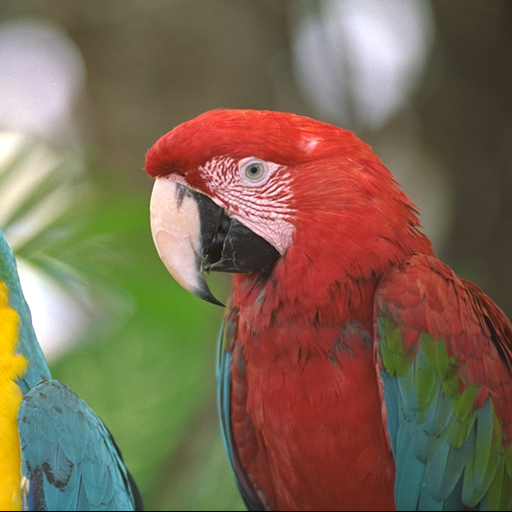
#> input picture Annexe_python/IMAGE SETUP/14_Perroquet.ppm, 512 x 512 px
$ python main.py   (older library calls are emulated)
#> lines starting #> are read from the running program, lines starting #| are printed output that depends on the picture; long printed decimals are rounded
import cv2.cv2
import matplotlib.pyplot as plt
import numpy as np
from scipy.fftpack import dct
from PIL import Image
from math import copysign,log10
from skimage import data
from skimage.registration import phase_cross_correlation
from skimage.transform import warp_polar, rotate, rescale
from skimage.util import img_as_float

img =Image.open("14_Perroquet.ppm")
#> img is the input picture: PIL image 512x512 RGB; mean R, G, B 125.1, 104.1, 82.5
w,h =img.size
#> w = 512; h = 512
print("Format des pixels: {}".format(img.mode))
#| Format des pixels: RGB
print("Largeur : {} px,hauteur:{} px".format(w,h))
#| Largeur : 512 px,hauteur:512 px
px_value =img.getpixel((20,100))
#> px_value = (230, 218, 229)
print("Valeur du pixel en (20,100): {}".format(px_value))
#| Valeur du pixel en (20,100): (230, 218, 229)
img.show()

mat = np.array(img)

#print(mat)
"""
print("Taille de la matrice de pixels : {}".format(mat.shape))
"""

#Histo

n, bins, patches = plt.hist(mat.flatten(), bins=range(256))
#> n = 255 values, max 8675 at index 45, min 71 at index 15, mean 3084; bins = 256 values from 0 to 255; patches = 255 items
plt.show()
#> figure, not shown here; tallest bar 8675 high, from x = 45 to 46


#si RGB -> ndg

img=img.convert('L')
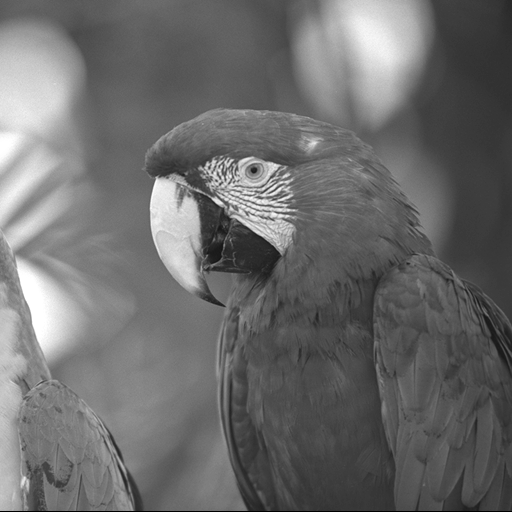
#> img: PIL image 512x512 L; min 0, max 255, mean 107.9
img.show()


#DCT from scipy

img2=dct(dct(img, norm='ortho').T,norm='ortho')
img2=Image.fromarray((img2))
#> img2: PIL image 512x512 F
img2.show()

#HuMoments from opencv

showLogTransformedHuMoments = True
im=cv2.imread("14_Perroquet.ppm",cv2.IMREAD_GRAYSCALE)
#> im: shape (512, 512); min 0, max 255, mean 107.9
moment=cv2.moments(im)
#> moment = moments, m00 28294599, centre m10/m00, m01/m00 = (221.7, 243.6)
huMoments=cv2.HuMoments(moment)
#> huMoments = [0.0015, 7.91e-09, 2.07e-12, 3.37e-11, -1.29e-22, -1.38e-15, -2.5e-22]

for i in range(0,7):
            if showLogTransformedHuMoments:
                # Log transform Hu Moments to make
                # squash the range
                print("{:.5f}".format(-1*copysign(1.0,\
                        huMoments[i])*log10(abs(huMoments[i]))),\
                        end=' ')
            else:
                # Hu Moments without log transform
                print("{:.5f}".format(huMoments[i]),end=' ')
#> this loop made 7 passes
#| 2.823
#| 8.102
#| 11.685
#| 10.472
#| -21.888
#| -14.860
#| -21.602

#log polar
#L'image doit être en RGB si multichannel =True
img =Image.open("14_Perroquet.ppm")
radius = 705
angle = 35
imglp = img_as_float(img)
rotated = rotate(imglp, angle)
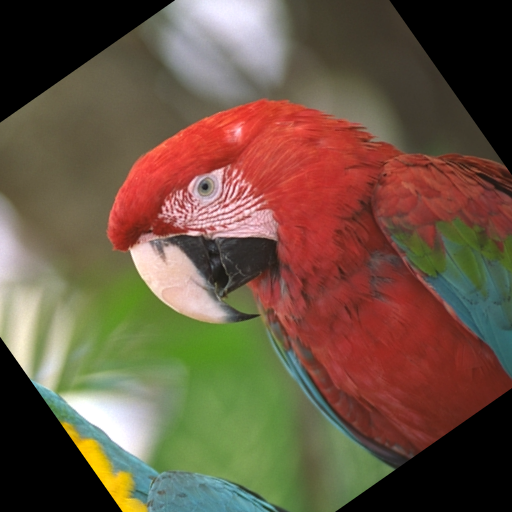
#> rotated: shape (512, 512, 3) float64; mean R, G, B 0.42, 0.335, 0.26
image_polar = warp_polar(imglp, radius=radius, multichannel=True)
rotated_polar = warp_polar(rotated, radius=radius, multichannel=True)
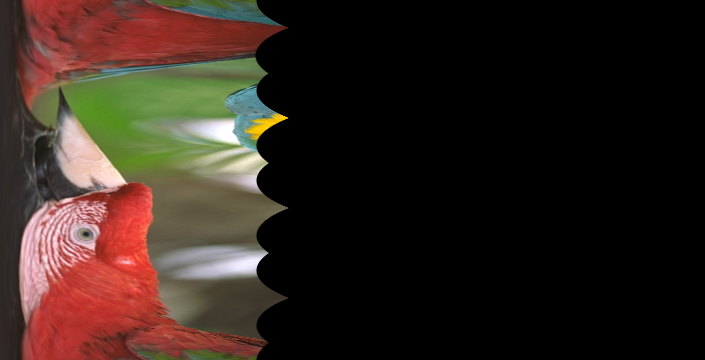
#> rotated_polar: shape (360, 705, 3) float64; mean R, G, B 0.19, 0.139, 0.111

fig, axes = plt.subplots(2, 2, figsize=(8, 8))
ax = axes.ravel()
ax[0].set_title("Original")
ax[0].imshow(imglp)
ax[1].set_title("Rotated")
ax[1].imshow(rotated)
ax[2].set_title("Polar-Transformed Original")
ax[2].imshow(image_polar)
ax[3].set_title("Polar-Transformed Rotated")
ax[3].imshow(rotated_polar)
plt.show()

#SVD


img = np.mean(img, 2)
#> img: shape (512, 512) float64

U,s,V = np.linalg.svd(img)
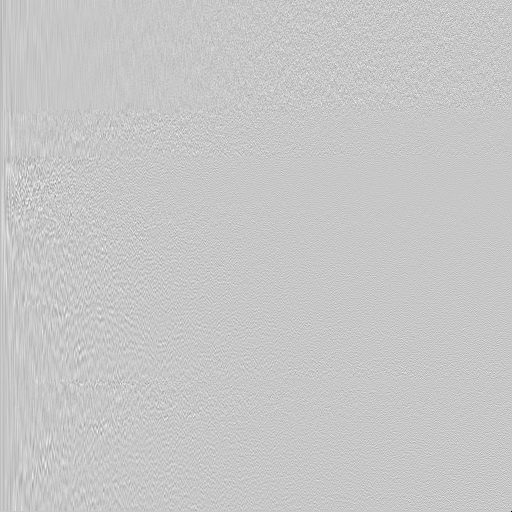
#> U: shape (512, 512) float64; min -1, max 0.282, mean -9.34e-05; drawn with min black and max white
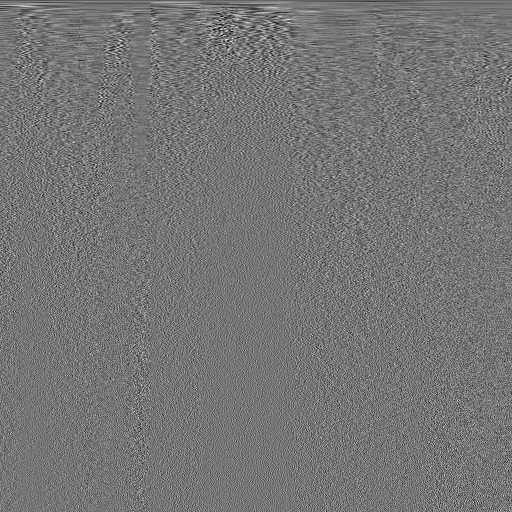
#> V: shape (512, 512) float64; min -0.251, max 0.292, mean -6.17e-05; drawn with min black and max white
#> s = 512 values, max 55437.3 at index 0, min 2.46e-11 at index 511, mean 309.7

n = 10
S = np.zeros(np.shape(img))
for i in range(0, n):
    S[i,i] = s[i]

recon_img = U @ S @ V

fig, ax = plt.subplots(1, 2)

ax[0].imshow(img)
ax[0].axis('off')
ax[0].set_title('Original')

ax[1].imshow(recon_img)
ax[1].axis('off')
ax[1].set_title(f'Reconstructed n = {n}')

plt.show()

#Harris corner Detection
#Doit être en ndg
filename = '14_Perroquet.ppm'
img = cv2.imread(filename)
#> img: shape (512, 512, 3)
gray = cv2.cvtColor(img,cv2.COLOR_RGB2GRAY)

gray = np.float32(gray)
dst = cv2.cornerHarris(gray,2,3,0.04)

#result is dilated for marking the corners, not important
dst = cv2.dilate(dst,None)
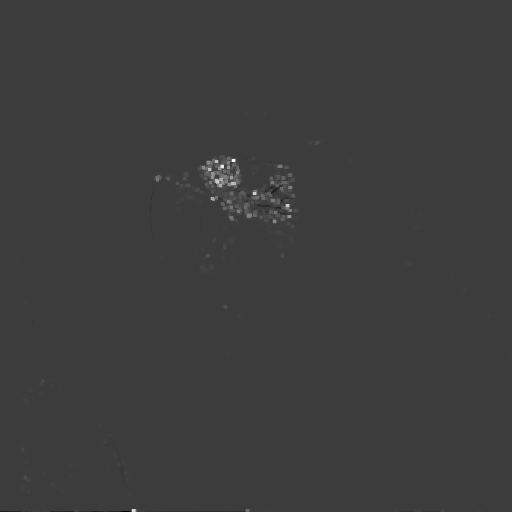
#> dst: shape (512, 512) float32; min -6186034.5, max 19883052, mean 42085.6; drawn with min black and max white

# Threshold for an optimal value, it may vary depending on the image.
img[dst>0.01*dst.max()]=[0,0,255]
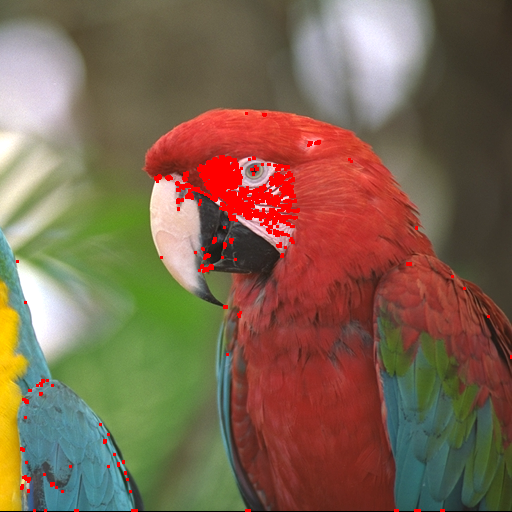
#> img: shape (512, 512, 3); mean B, G, R 79.8, 101.4, 126.6

cv2.imshow('dst',img)
if cv2.waitKey(0) & 0xff == 27:
#> (key Esc is pressed here)
    cv2.destroyAllWindows()

$ run again, with Annexe_python/IMAGE SETUP/Perroquet2.ppm copied over Annexe_python/IMAGE SETUP/14_Perroquet.ppm
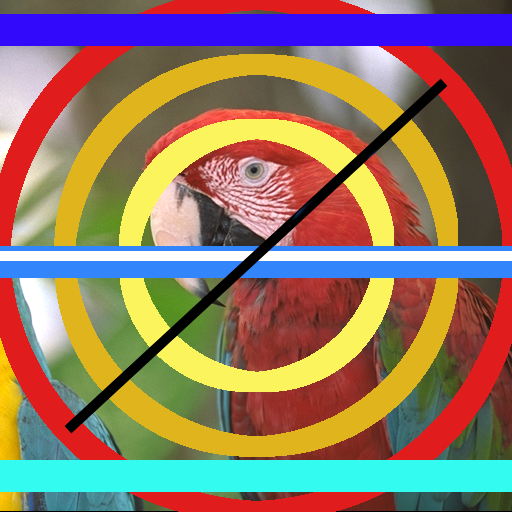
#> input picture Annexe_python/IMAGE SETUP/Perroquet2.ppm, 512 x 512 px
#> img is the input picture: PIL image 512x512 RGB; mean R, G, B 145.3, 120.1, 101.5
#| Format des pixels: RGB
#| Largeur : 512 px,hauteur:512 px
#> px_value = (230, 218, 229)
#| Valeur du pixel en (20,100): (230, 218, 229)
#> n = 255 values, max 84771 at index 28, min 83 at index 12, mean 3084; bins = 256 values from 0 to 255; patches = 255 items
#> moment = moments, m00 32922681, centre m10/m00, m01/m00 = (239, 266.2)
#> huMoments = [0.00123, 5.9e-10, 1.4e-12, 2.7e-12, 3.55e-24, 6.14e-17, 3.89e-24]
#> the loop `for i in range(0,7):` made 7 passes
#| 2.909
#| 9.229
#| 11.852
#| 11.568
#| 23.450
#> (further printed lines are left out)
#> `U,s,V = np.linalg.svd(img)`:
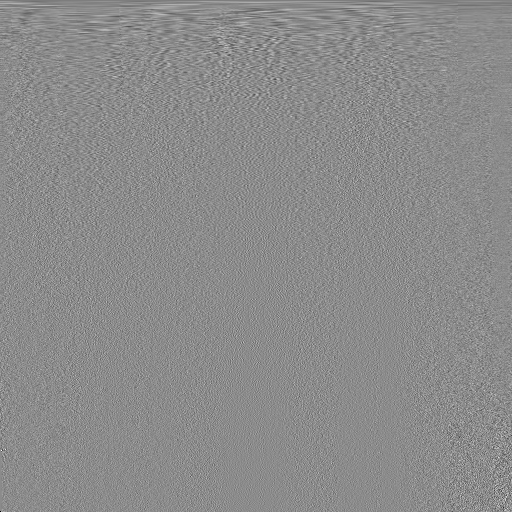
#> V: shape (512, 512) float64; min -0.465, max 0.384, mean -0.000109; drawn with min black and max white
#> s = 512 values, max 64627 at index 0, min 8.25e-13 at index 511, mean 457.8
#> `img[dst>0.01*dst.max()]=[0,0,255]`:
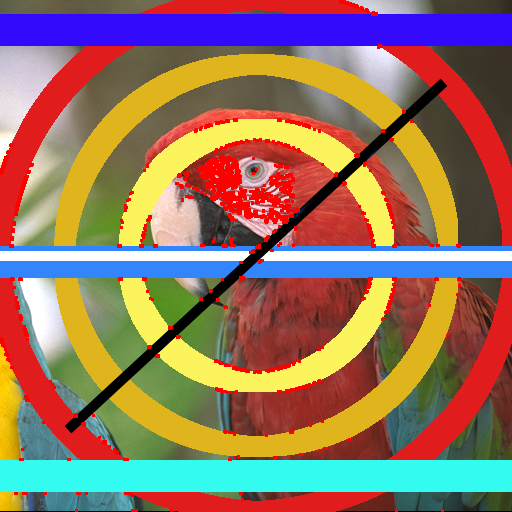
#> img: shape (512, 512, 3); mean B, G, R 98.3, 116.2, 147.4
